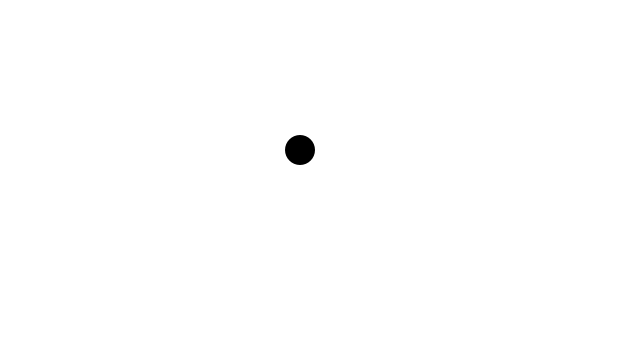
Frame 1 (no input)
Frame 60 (the mouse pressed at the canvas centre just before this capture): identical to frame 1, image omitted
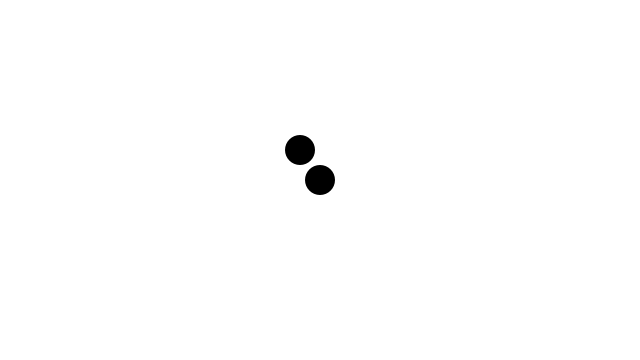
Frame 120 (the mouse held since frame 60 and released just before this capture)

The Processing sketch that drew these frames (run headless with seeded random() and noise(); from frame 60 on, the mouse is pressed at the canvas centre):

// Processing sketch: append__
// ── append__.pde
//********************************************************** append() *****************************************************//


//Description  

//Expands an array by one element and adds data to the new position. 
//The datatype of the element parameter must be the same as the datatype of the array.

//When using an array of objects, the data returned from the function must be cast to the object array's data type. 
//For example: SomeClass[] items = (SomeClass[]) append(originalArray, element)


//Syntax  

//append(array, value)


//Parameters  

//array  Object, String[], float[], int[], char[], or byte[]: array to append
//value  Object, String, float, int, char, or byte: new data for the array
//Returns  byte[], char[], int[], float[], String[], or Object



Ball[] ball = new Ball[1];

void setup()
{
  size(640,360);
  
  ball[0] = new Ball(300,150);
}

void draw()
{
  background(255);
  for(int i = 0; i < ball.length; i++)
  {
    ball[i].display();
  }
}

void mousePressed()
{
  Ball b = new Ball(mouseX,mouseY);
  ball = (Ball[]) append(ball,b);
}

// ── Ball.pde
class Ball
{
  int x;
  int y;
  
  Ball(int a, int b)
  {
    x = a;
    y = b;
  }
  
  void display()
  {
    noStroke();
    fill(0);
    ellipse(x,y, 30,30);
  }
}
